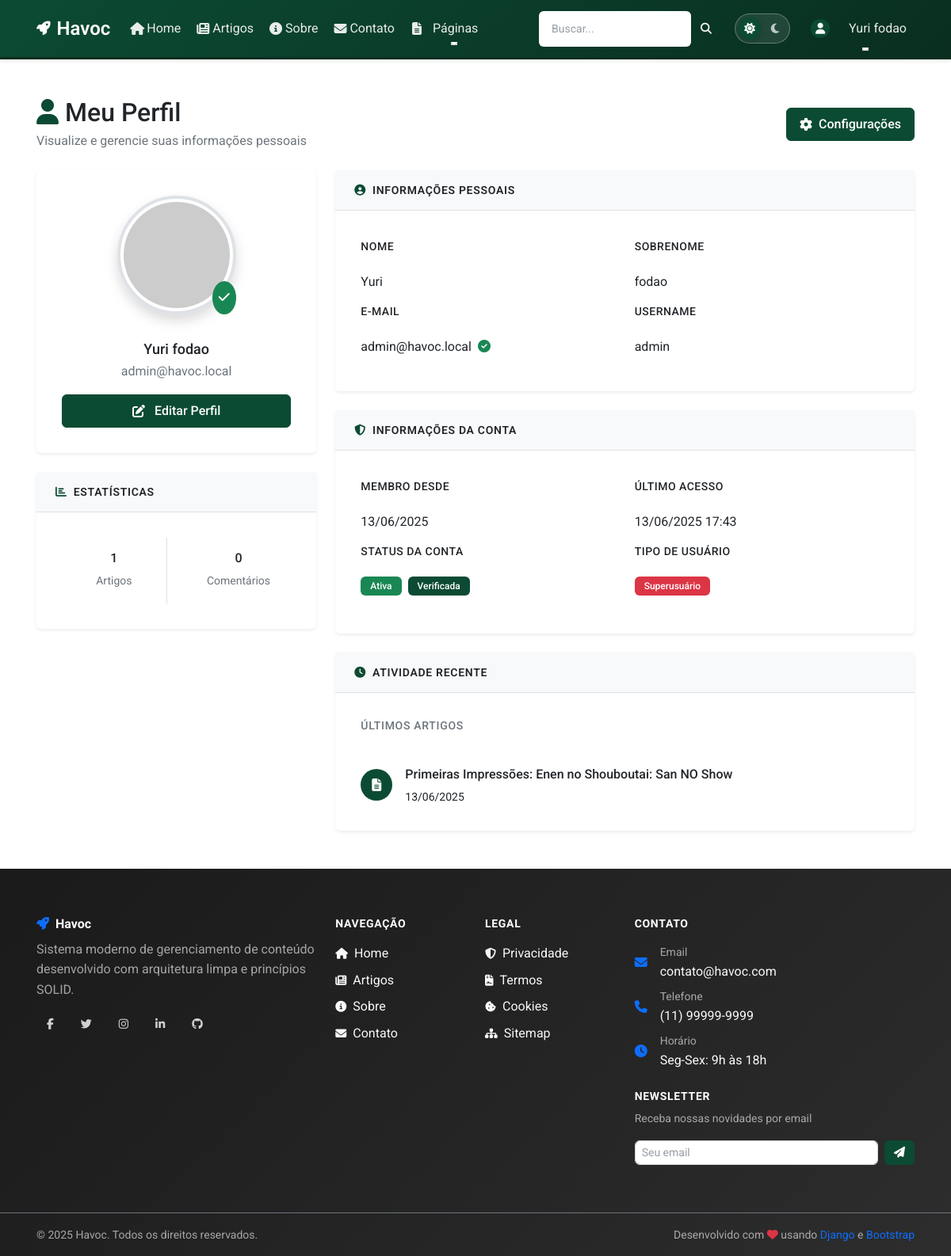
Page /accounts/perfil/ (signed in) on the earlier database version.
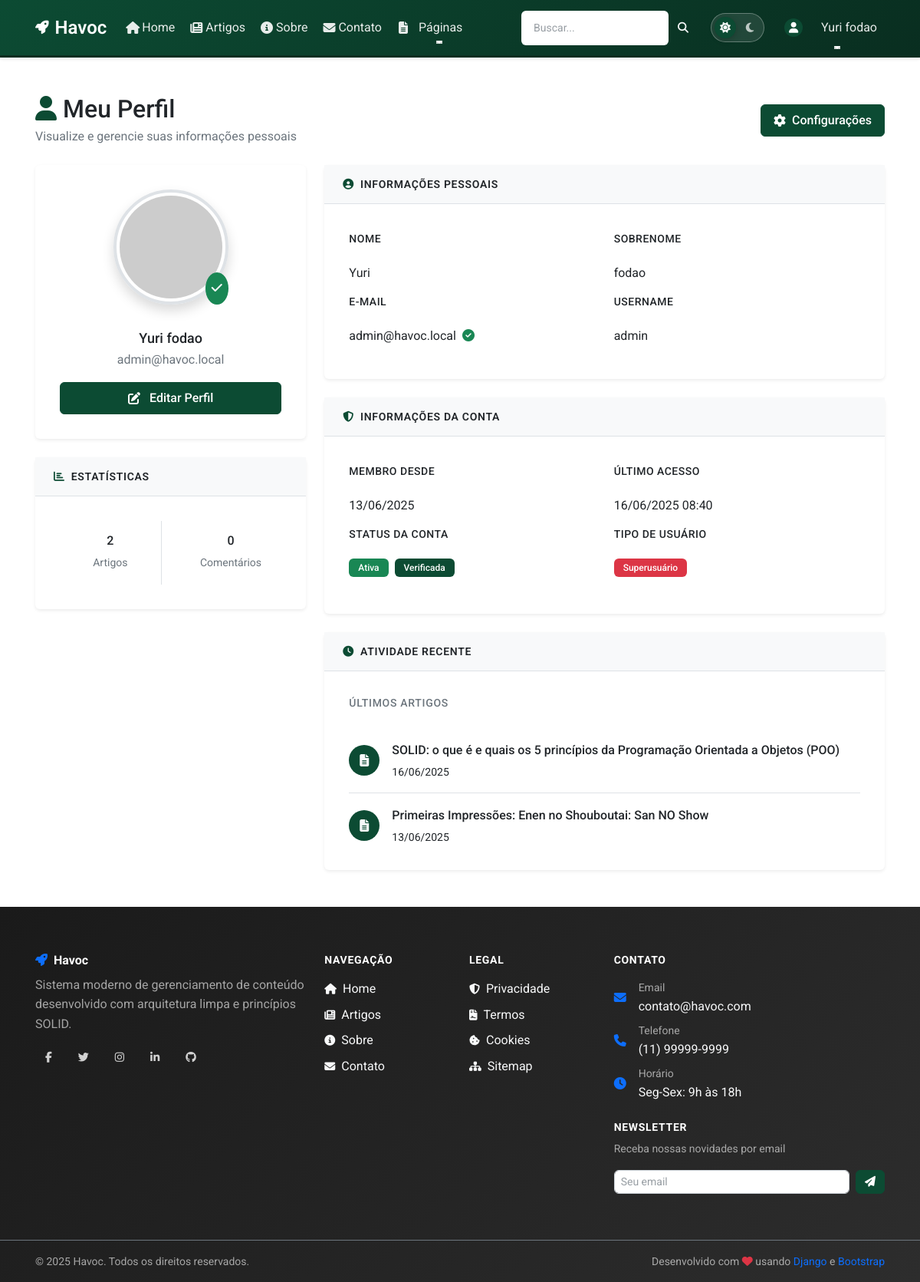
Same page on the later database version.
### apps/accounts/models/user.py (models this page shows, shortened)
class User(AbstractUser):
    email = models.EmailField(
        'endereço de email',
        unique=True,
        error_messages={
            'unique': "Já existe um usuário com este email.",
        }
    )
    is_verified = models.BooleanField(
        'verificado',
        default=False,
        help_text='Designa se o usuário verificou o email.'
    )
    slug = models.SlugField(
        'slug',
        max_length=100,
        unique=True,
        blank=True,
        help_text='Identificador único para URLs amigáveis'
    )
    avatar = models.ImageField(
        'avatar',
        upload_to=user_avatar_path,
        blank=True,
        null=True,
        help_text='Foto de perfil do usuário'
    )
    bio = models.TextField(
        'biografia',
        max_length=500,
        blank=True,
        help_text='Breve descrição sobre o usuário'
    )
    phone = models.CharField(
        'telefone',
        max_length=20,
        blank=True,
        help_text='Número de telefone do usuário'
    )
    birth_date = models.DateField(
        'data de nascimento',
        blank=True,
        null=True,
        help_text='Data de nascimento do usuário'
    )
    location = models.CharField(
        'localização',
        max_length=100,
        blank=True,
        help_text='Cidade/Estado do usuário'
    )
    objects = UserManager()
    USERNAME_FIELD = 'email'
    REQUIRED_FIELDS = ['username']
    class Meta:
        verbose_name = 'usuário'
        verbose_name_plural = 'usuários'
        ordering = ['-date_joined']
    def get_full_name(self):
        return f"{self.first_name} {self.last_name}".strip()
    def get_avatar_url(self):
        if self.avatar and hasattr(self.avatar, 'url'):
            return self.avatar.url
        return self.get_default_avatar()
    def get_default_avatar(self):
        initials = self.get_initials()
        return f"https://ui-avatars.com/api/?name={initials}&size=200&background=007bff&color=fff&bold=true"
    def get_initials(self):
        if self.first_name and self.last_name:
            return f"{self.first_name[0]}{self.last_name[0]}".upper()
        elif self.first_name:
            return self.first_name[0].upper()
        elif self.last_name:
            return self.last_name[0].upper()
        else:
            return self.email[0].upper()

### apps/articles/models/article.py (models this page shows, shortened)
class Article(models.Model):
    STATUS_CHOICES = [
        ('draft', 'Rascunho'),
        ('published', 'Publicado'),
        ('archived', 'Arquivado'),
        ('scheduled', 'Agendado'),
    ]
    title = models.CharField(
        'título',
        max_length=200,
        validators=[MinLengthValidator(5)],
        help_text='Título do artigo'
    )
    slug = models.SlugField(
        'slug',
        max_length=200,
        unique=True,
        help_text='URL amigável do artigo'
    )
    excerpt = models.TextField(
        'resumo',
        max_length=500,
        help_text='Resumo do artigo para listagens e SEO'
    )
    content = models.TextField(
        'conteúdo',
        help_text='Conteúdo completo do artigo'
    )
    featured_image = models.ImageField(
        'imagem destacada',
        upload_to='articles/images/',
        blank=True,
        help_text='Imagem principal do artigo'
    )
    featured_image_alt = models.CharField(
        'texto alternativo da imagem',
        max_length=200,
        blank=True,
        help_text='Texto alternativo para acessibilidade'
    )
    category = models.ForeignKey(
        'articles.Category',
        on_delete=models.SET_NULL,
        null=True,
        blank=True,
        related_name='articles',
        verbose_name='categoria',
        help_text='Categoria principal do artigo'
    )
    tags = models.ManyToManyField(
        'articles.Tag',
        blank=True,
        related_name='articles',
        verbose_name='tags',
        help_text='Tags relacionadas ao artigo'
    )
    status = models.CharField(
        'status',
        max_length=20,
        choices=STATUS_CHOICES,
        default='draft',
        help_text='Status de publicação do artigo'
    )
    is_featured = models.BooleanField(
        'artigo em destaque',
        default=False,
        help_text='Se o artigo deve aparecer em destaque'
    )
    allow_comments = models.BooleanField(
        'permitir comentários',
        default=True,
        help_text='Se o artigo permite comentários'
    )
    author = models.ForeignKey(
        User,
        on_delete=models.CASCADE,
        related_name='authored_articles',
        verbose_name='autor',
        help_text='Autor principal do artigo'
    )
    contributors = models.ManyToManyField(
        User,
        blank=True,
        related_name='contributed_articles',
        verbose_name='colaboradores',
        help_text='Outros colaboradores do artigo'
    )
    meta_title = models.CharField(
        'meta título',
        max_length=60,
        blank=True,
        help_text='Título para SEO (máximo 60 caracteres)'
    )
    meta_description = models.CharField(
        'meta descrição',
        max_length=160,
        blank=True,
        help_text='Descrição para SEO (máximo 160 caracteres)'
    )
    meta_keywords = models.CharField(
        'palavras-chave',
        max_length=255,
        blank=True,
        help_text='Palavras-chave separadas por vírgula'
    )
    created_at = models.DateTimeField(
        'criado em',
        auto_now_add=True
    )
    updated_at = models.DateTimeField(
        'atualizado em',
        auto_now=True
    )
    published_at = models.DateTimeField(
        'publicado em',
        null=True,
        blank=True,
        help_text='Data e hora de publicação'
    )
    scheduled_at = models.DateTimeField(
        'agendado para',
        null=True,
        blank=True,
        help_text='Data e hora para publicação automática'
    )
    view_count = models.PositiveIntegerField(
        'visualizações',
        default=0,
        help_text='Número de visualizações do artigo'
    )
    reading_time = models.PositiveIntegerField(
        'tempo de leitura',
        default=0,
        help_text='Tempo estimado de leitura em minutos'
    )
    class Meta:
        verbose_name = 'artigo'
        verbose_name_plural = 'artigos'
        ordering = ['-published_at', '-created_at']
        indexes = [
            models.Index(fields=['slug']),
            models.Index(fields=['status', 'published_at']),
            models.Index(fields=['author', '-published_at']),
            models.Index(fields=['category', '-published_at']),
            models.Index(fields=['is_featured', '-published_at']),
        ]
    def get_absolute_url(self):
        return reverse('articles:article_detail', kwargs={'slug': self.slug})

### apps/accounts/views/profile.py (the view)
# urls.py: path('perfil/', UserProfileView.as_view(), name='profile'),
class UserProfileView(LoginRequiredMixin, View):
    template_name = 'accounts/profile.html'
    login_url = '/accounts/login/'
    def get(self, request, slug=None):
        if slug:
            try:
                user = User.objects.get(slug=slug)
            except User.DoesNotExist:
                user = request.user
        else:
            user = request.user
        context = {
            'profile_user': user,
            'avatar_form': AvatarUpdateForm(instance=user),
        }
        return render(request, self.template_name, context)

### apps/accounts/templates/accounts/profile.html (shortened to what the changed rows need)
{% extends 'base.html' %}
{% load crispy_forms_tags %}
{% block content %}
<div class="container my-5">
    <div class="row mb-4">
        <div class="col-12">
            <div class="d-flex justify-content-between align-items-center">
                <div>
                    <h1 class="h2 mb-1 text-sans text-body">
                        <i class="fas fa-user me-2 text-django-green"></i>Meu Perfil
                    </h1>
                </div>
            </div>
        </div>
    </div>
    <div class="row">
        <div class="col-lg-4">
            <div class="card-django border-0 shadow-sm mb-4">
                <div class="card-body text-center profile-card-body">
                    <div class="profile-avatar-container">
                        <div class="position-relative d-inline-block">
                        </div>
                    </div>
                    <h4 class="mb-1 text-sans text-body">
                        {{ profile_user.get_full_name|default:profile_user.username }}
                    </h4>
                    <p class="text-secondary mb-3 text-body">
                        {{ profile_user.email }}
                    </p>
                    <div class="d-grid gap-2">
                        <a href="{% url 'accounts:settings' %}" class="btn btn-primary">
                        </a>
                    </div>
                </div>
            </div>
            <div class="card-django border-0 shadow-sm">
                <div class="card-body profile-card-body p-0">
                    <div class="row g-0">
                        <div class="col-6">
                            <div class="profile-stats-item border-end">
                                <h5 class="text-django-green mb-1 text-sans text-body">
                                    {{ profile_user.authored_articles.count }}
                                </h5>
                                <small class="text-secondary">Artigos</small>
                            </div>
                        </div>
                        <div class="col-6">
                            <div class="profile-stats-item">
                                <h5 class="text-success mb-1 text-sans text-body">
                                    {{ profile_user.comments.count }}
                                </h5>
                                <small class="text-secondary">Comentários</small>
                            </div>
                        </div>
                    </div>
                </div>
            </div>
        </div>
        <div class="col-lg-8">
            <div class="card-django border-0 shadow-sm mb-4">
                <div class="card-body profile-card-body">
                    <div class="row">
                        <div class="col-md-6">
                            <div class="profile-info-item">
                                <label class="profile-info-label">Nome</label>
                                <div class="profile-info-value">
                                    {{ profile_user.first_name|default:"Não informado" }}
                                </div>
                            </div>
                        </div>
                        <div class="col-md-6">
                            <div class="profile-info-item">
                                <label class="profile-info-label">Sobrenome</label>
                                <div class="profile-info-value">
                                    {{ profile_user.last_name|default:"Não informado" }}
                                </div>
                            </div>
                        </div>
                        <div class="col-md-6">
                            <div class="profile-info-item">
                                <label class="profile-info-label">E-mail</label>
                                <div class="profile-info-value">
                                    {{ profile_user.email }}
                                    {% if profile_user.is_verified %}
                                        <i class="fas fa-check-circle text-success ms-2"
                                           data-bs-toggle="tooltip" title="E-mail verificado"></i>
                                    {% else %}
                                        <i class="fas fa-exclamation-circle text-warning ms-2"
                                           data-bs-toggle="tooltip" title="E-mail não verificado"></i>
                                    {% endif %}
                                </div>
                            </div>
                        </div>
                        <div class="col-md-6">
                            <div class="profile-info-item">
                                <label class="profile-info-label">Username</label>
                                <div class="profile-info-value">
                                    {{ profile_user.username }}
                                </div>
                            </div>
                        </div>
                    </div>
                </div>
            </div>
            <div class="card-django border-0 shadow-sm mb-4">
                <div class="card-body profile-card-body">
                    <div class="row">
                        <div class="col-md-6">
                            <div class="profile-info-item">
                                <label class="profile-info-label">Membro desde</label>
                                <div class="profile-info-value">
                                    {{ profile_user.date_joined|date:"d/m/Y" }}
                                </div>
                            </div>
                        </div>
                        <div class="col-md-6">
                            <div class="profile-info-item">
                                <label class="profile-info-label">Último acesso</label>
                                <div class="profile-info-value">
                                    {{ profile_user.last_login|date:"d/m/Y H:i"|default:"Nunca" }}
                                </div>
                            </div>
                        </div>
                    </div>
                </div>
            </div>
            <div class="card-django border-0 shadow-sm">
                <div class="card-body profile-card-body">
                    {% if profile_user.authored_articles.exists %}
                        {% for article in profile_user.authored_articles.all|slice:":3" %}
                            <div class="profile-activity-item d-flex align-items-center">
                                <div class="activity-icon bg-django-green text-light">
                                    <i class="fas fa-file-alt"></i>
                                </div>
                                <div class="profile-activity-content">
                                    <div class="profile-activity-title">
                                        <a href="{{ article.get_absolute_url }}" class="text-decoration-none text-body">
                                            {{ article.title }}
                                        </a>
                                    </div>
                                    <div class="profile-activity-meta">
                                        {{ article.created_at|date:"d/m/Y" }}
                                    </div>
                                </div>
                            </div>
                        {% endfor %}
                    {% else %}
                        <div class="text-center text-secondary py-4">
                            <i class="fas fa-file-alt fa-2x mb-3"></i>
                            <p class="mb-0 text-body">Nenhum artigo publicado ainda</p>
                        </div>
                    {% endif %}
                </div>
            </div>
        </div>
    </div>
</div>
{% endblock %}

### apps/pages/templates/includes/_nav.html (shortened to what the changed rows need)
{% load static %}
<nav class="navbar navbar-expand-lg navbar-django">
    <div class="container">
        <div class="collapse navbar-collapse" id="navbarNav">
            <ul class="navbar-nav align-items-center">
                {% if user.is_authenticated %}
                    <li class="nav-item dropdown">
                        <a class="nav-link dropdown-toggle d-flex align-items-center" href="#" id="userDropdown" role="button"
                           data-bs-toggle="dropdown" aria-expanded="false" aria-label="Menu do usuário">
                            <div class="avatar-sm me-2">
                                <div class="bg-django-green rounded-circle d-flex align-items-center justify-content-center" style="width: 24px; height: 24px;">
                                    <i class="fas fa-user text-white small"></i>
                                </div>
                            </div>
                            <span class="d-none d-md-inline">{{ user.get_full_name|default:user.username }}</span>
                        </a>
                    </li>
                {% endif %}
            </ul>
        </div>
    </div>
</nav>

Differences in the rows shown:
changed User "Yuri fodao": authored_articles.count "1" → "2"; last_login "13/06/2025 17:43" → "16/06/2025 08:40"
added Article: title "SOLID: o que é e quais os 5 princípios da Programação Orientada a Objetos (POO)", created_at "16/06/2025"
